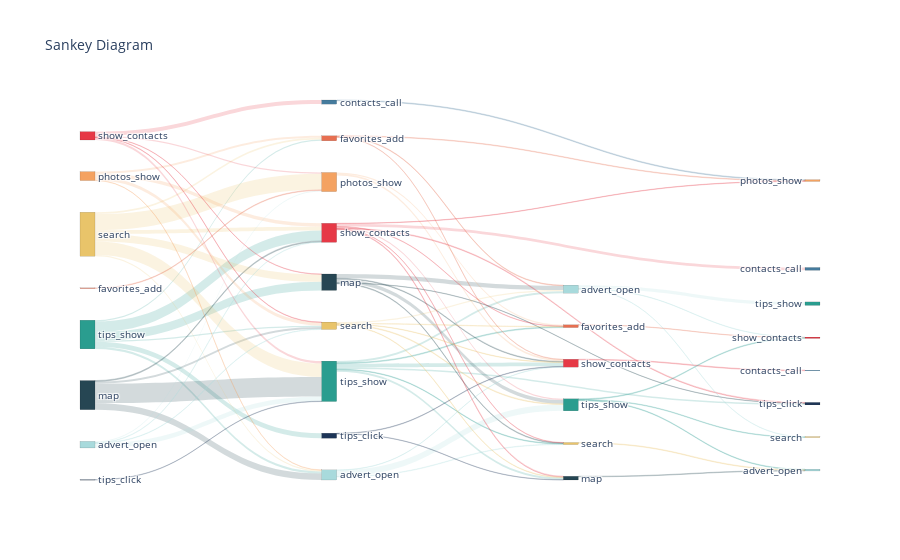

Notebook source saved alongside this figure:
### Code cell
senkey_diagram.show()

### Figure 1 — Plotly figure (JSON) as saved in the notebook; plotly's stock layout.template omitted (floating-point values rounded to 4 significant figures)
{"data": [{"domain": {"x": [0, 1], "y": [0, 1]}, "link": {"color": ["rgba(42, 157, 143, 0.2)", "rgba(42, 157, 143, 0.2)", "rgba(42, 157, 143, 0.2)", "rgba(42, 157, 143, 0.2)", "rgba(42, 157, 143, 0.2)", "rgba(42, 157, 143, 0.2)", "rgba(38, 70, 83, 0.2)", "rgba(38, 70, 83, 0.2)", "rgba(38, 70, 83, 0.2)", "rgba(38, 70, 83, 0.2)", "rgba(233, 196, 106, 0.2)", "rgba(233, 196, 106, 0.2)", "rgba(233, 196, 106, 0.2)", "rgba(233, 196, 106, 0.2)", "rgba(233, 196, 106, 0.2)", "rgba(233, 196, 106, 0.2)", "rgba(244, 162, 97, 0.2)", "rgba(244, 162, 97, 0.2)", "rgba(244, 162, 97, 0.2)", "rgba(244, 162, 97, 0.2)", "rgba(230, 57, 70, 0.2)", "rgba(230, 57, 70, 0.2)", "rgba(230, 57, 70, 0.2)", "rgba(230, 57, 70, 0.2)", "rgba(230, 57, 70, 0.2)", "rgba(168, 218, 220, 0.2)", "rgba(168, 218, 220, 0.2)", "rgba(168, 218, 220, 0.2)", "rgba(168, 218, 220, 0.2)", "rgba(231, 111, 81, 0.2)", "rgba(29, 53, 87, 0.2)", "rgba(42, 157, 143, 0.2)", "rgba(42, 157, 143, 0.2)", "rgba(42, 157, 143, 0.2)", "rgba(42, 157, 143, 0.2)", "rgba(42, 157, 143, 0.2)", "rgba(42, 157, 143, 0.2)", "rgba(38, 70, 83, 0.2)", "rgba(38, 70, 83, 0.2)", "rgba(38, 70, 83, 0.2)", "rgba(38, 70, 83, 0.2)", "rgba(38, 70, 83, 0.2)", "rgba(244, 162, 97, 0.2)", "rgba(244, 162, 97, 0.2)", "rgba(168, 218, 220, 0.2)", "rgba(168, 218, 220, 0.2)", "rgba(168, 218, 220, 0.2)", "rgba(69, 123, 157, 0.2)", "rgba(230, 57, 70, 0.2)", "rgba(230, 57, 70, 0.2)", "rgba(230, 57, 70, 0.2)", "rgba(230, 57, 70, 0.2)", "rgba(230, 57, 70, 0.2)", "rgba(230, 57, 70, 0.2)", "rgba(230, 57, 70, 0.2)", "rgba(233, 196, 106, 0.2)", "rgba(233, 196, 106, 0.2)", "rgba(233, 196, 106, 0.2)", "rgba(233, 196, 106, 0.2)", "rgba(233, 196, 106, 0.2)", "rgba(29, 53, 87, 0.2)", "rgba(29, 53, 87, 0.2)", "rgba(231, 111, 81, 0.2)", "rgba(231, 111, 81, 0.2)", "rgba(231, 111, 81, 0.2)", "rgba(231, 111, 81, 0.2)", "rgba(230, 57, 70, 0.2)", "rgba(38, 70, 83, 0.2)", "rgba(42, 157, 143, 0.2)", "rgba(42, 157, 143, 0.2)", "rgba(42, 157, 143, 0.2)", "rgba(168, 218, 220, 0.2)", "rgba(168, 218, 220, 0.2)", "rgba(168, 218, 220, 0.2)", "rgba(233, 196, 106, 0.2)"], "label": ["29.8%", "7.4%", "36.8%", "4.1%", "17.6%", "4.4%", "67.5%", "22.0%", "3.2%", "7.3%", "30.8%", "17.1%", "36.7%", "2.9%", "8.4%", "4.2%", "3.4%", "38.6%", "36.3%", "21.7%", "27.4%", "4.0%", "14.0%", "49.4%", "5.2%", "68.8%", "18.1%", "6.5%", "6.5%", "100.0%", "100.0%", "7.4%", "36.4%", "19.5%", "16.7%", "5.7%", "14.3%", "7.0%", "39.9%", "43.0%", "7.3%", "2.8%", "42.0%", "58.0%", "4.0%", "89.5%", "6.5%", "100.0%", "5.5%", "12.5%", "43.0%", "17.2%", "4.7%", "11.3%", "5.9%", "11.2%", "11.9%", "15.7%", "20.9%", "40.3%", "61.3%", "38.7%", "24.2%", "38.7%", "37.1%", "100.0%", "100.0%", "100.0%", "37.5%", "33.3%", "29.2%", "8.1%", "83.9%", "8.1%", "100.0%"], "source": [0, 0, 0, 0, 0, 0, 1, 1, 1, 1, 2, 2, 2, 2, 2, 2, 3, 3, 3, 3, 4, 4, 4, 4, 4, 5, 5, 5, 5, 6, 7, 8, 8, 8, 8, 8, 8, 9, 9, 9, 9, 9, 10, 10, 11, 11, 11, 12, 13, 13, 13, 13, 13, 13, 13, 14, 14, 14, 14, 14, 15, 15, 16, 16, 16, 17, 18, 19, 21, 21, 21, 22, 22, 22, 23], "target": [9, 11, 13, 14, 15, 16, 8, 11, 13, 14, 8, 9, 10, 11, 13, 16, 11, 13, 14, 16, 8, 9, 10, 12, 14, 8, 10, 13, 14, 10, 8, 17, 18, 19, 22, 23, 24, 18, 21, 22, 23, 24, 17, 18, 18, 21, 23, 25, 17, 19, 20, 21, 23, 24, 25, 17, 18, 19, 21, 22, 18, 19, 18, 22, 25, 26, 27, 28, 26, 28, 32, 26, 29, 32, 28], "value": [336, 83, 415, 46, 199, 50, 774, 252, 37, 84, 533, 296, 635, 50, 145, 72, 12, 135, 127, 76, 90, 13, 46, 162, 17, 179, 47, 17, 17, 25, 14, 31, 153, 82, 70, 24, 60, 27, 154, 166, 28, 11, 50, 69, 11, 248, 18, 30, 14, 32, 110, 44, 12, 29, 15, 15, 16, 21, 28, 54, 19, 12, 15, 24, 23, 13, 27, 23, 27, 24, 21, 13, 135, 13, 25]}, "node": {"color": ["rgba(42, 157, 143, 1)", "rgba(38, 70, 83, 1)", "rgba(233, 196, 106, 1)", "rgba(244, 162, 97, 1)", "rgba(230, 57, 70, 1)", "rgba(168, 218, 220, 1)", "rgba(231, 111, 81, 1)", "rgba(29, 53, 87, 1)", "rgba(42, 157, 143, 1)", "rgba(38, 70, 83, 1)", "rgba(244, 162, 97, 1)", "rgba(168, 218, 220, 1)", "rgba(69, 123, 157, 1)", "rgba(230, 57, 70, 1)", "rgba(233, 196, 106, 1)", "rgba(29, 53, 87, 1)", "rgba(231, 111, 81, 1)", "rgba(231, 111, 81, 1)", "rgba(230, 57, 70, 1)", "rgba(38, 70, 83, 1)", "rgba(69, 123, 157, 1)", "rgba(42, 157, 143, 1)", "rgba(168, 218, 220, 1)", "rgba(233, 196, 106, 1)", "rgba(29, 53, 87, 1)", "rgba(244, 162, 97, 1)", "rgba(230, 57, 70, 1)", "rgba(69, 123, 157, 1)", "rgba(168, 218, 220, 1)", "rgba(42, 157, 143, 1)", "rgba(29, 53, 87, 1)", "rgba(231, 111, 81, 1)", "rgba(233, 196, 106, 1)", "rgba(244, 162, 97, 1)", "rgba(38, 70, 83, 1)"], "label": ["tips_show", "map", "search", "photos_show", "show_contacts", "advert_open", "favorites_add", "tips_click", "tips_show", "map", "photos_show", "advert_open", "contacts_call", "show_contacts", "search", "tips_click", "favorites_add", "favorites_add", "show_contacts", "map", "contacts_call", "tips_show", "advert_open", "search", "tips_click", "photos_show", "show_contacts", "contacts_call", "advert_open", "tips_show", "tips_click", "favorites_add", "search", "photos_show", "map"], "line": {"color": "black", "width": 0.1}, "pad": 50, "thickness": 15}, "orientation": "h", "type": "sankey", "valueformat": ".0f"}], "layout": {"autosize": true, "font": {"size": 10}, "title": {"text": "Sankey Diagram"}}}
